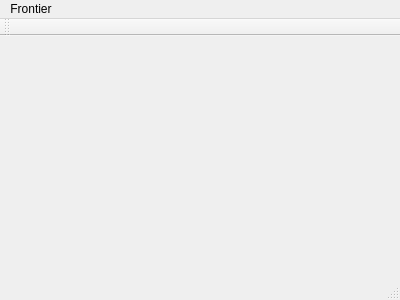
<?xml version="1.0" encoding="UTF-8"?>
<ui version="4.0">
 <class>MainWindow</class>
 <widget class="QMainWindow" name="MainWindow">
  <property name="geometry">
   <rect>
    <x>0</x>
    <y>0</y>
    <width>400</width>
    <height>300</height>
   </rect>
  </property>
  <property name="windowTitle">
   <string>MainWindow</string>
  </property>
  <widget class="QWidget" name="centralWidget"/>
  <widget class="QMenuBar" name="menuBar">
   <property name="geometry">
    <rect>
     <x>0</x>
     <y>0</y>
     <width>400</width>
     <height>21</height>
    </rect>
   </property>
   <widget class="QMenu" name="menuFrontier">
    <property name="title">
     <string>Frontier</string>
    </property>
   </widget>
   <addaction name="menuFrontier"/>
  </widget>
  <widget class="QToolBar" name="mainToolBar">
   <attribute name="toolBarArea">
    <enum>TopToolBarArea</enum>
   </attribute>
   <attribute name="toolBarBreak">
    <bool>false</bool>
   </attribute>
  </widget>
  <widget class="QStatusBar" name="statusBar"/>
 </widget>
 <layoutdefault spacing="6" margin="11"/>
 <resources/>
 <connections/>
</ui>
